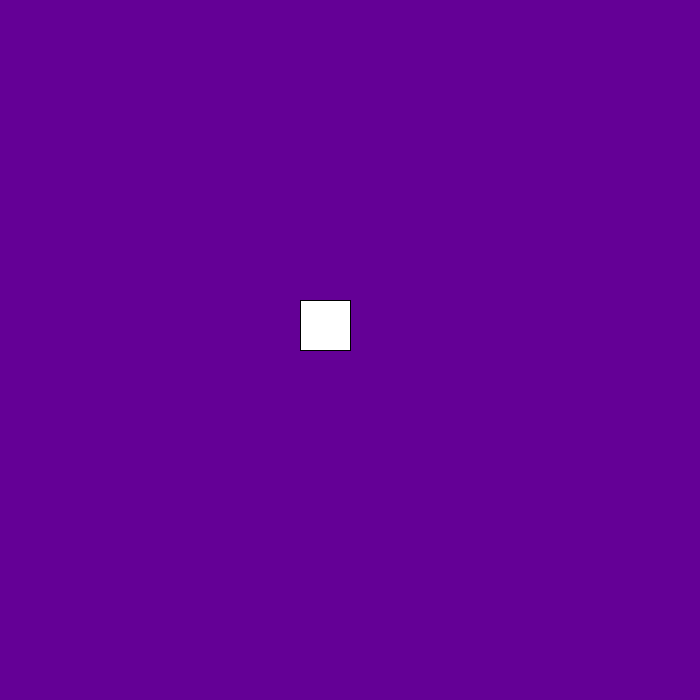
Frame 1 (no input)
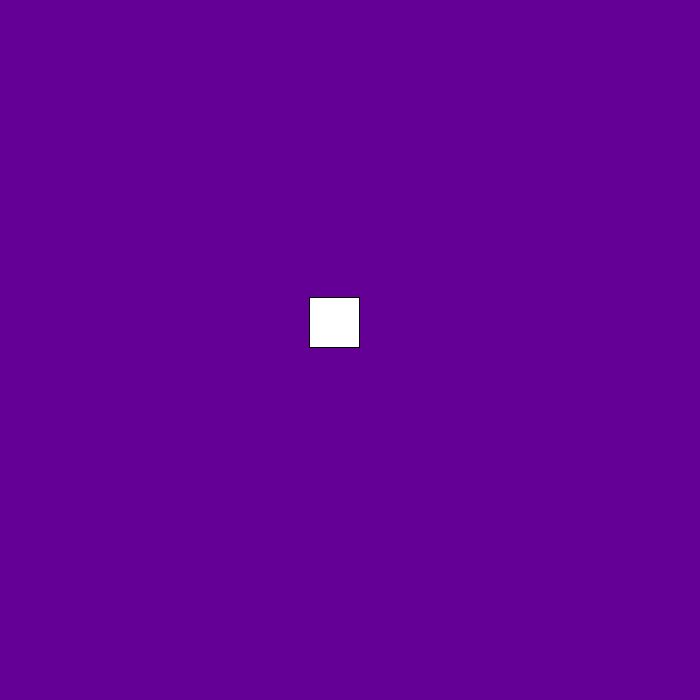
Frame 60 (the mouse pressed at the canvas centre just before this capture)
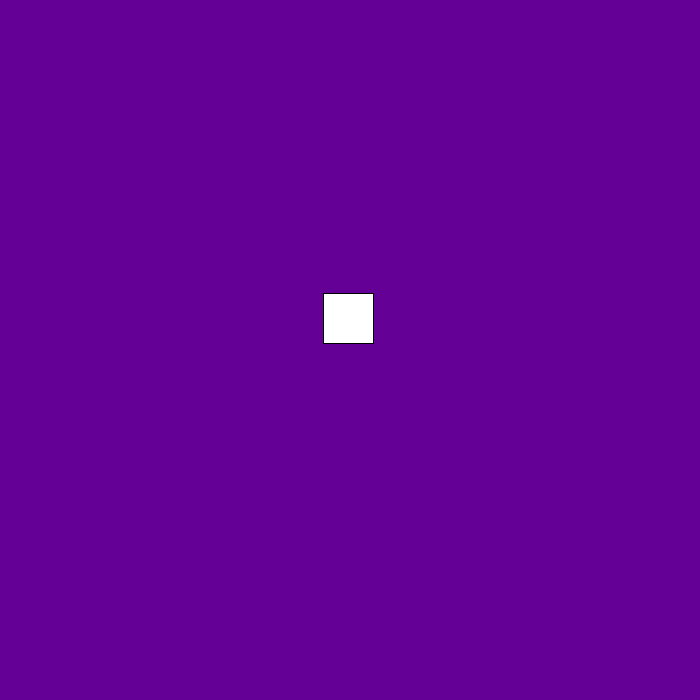
Frame 120 (the mouse held since frame 60 and released just before this capture)

The Processing sketch that drew these frames (run headless with seeded random() and noise(); from frame 60 on, the mouse is pressed at the canvas centre):

// Processing sketch: Little_probability_game
// ── Little_probability_game.pde
float rectX, rectY;

boolean right=true;
boolean left=false;
boolean up=false;
boolean down=false;

int direction;
int arrow;

void setup() {
  frameRate(10);
  size(700, 700);
  rectX = 300;
  rectY = 300;
}

void draw() {
  strokeWeight(1);
  direction = int(random(1, 5));
  background(100, 0, 150);
  rect(rectX, rectY, 50, 50);
  if (up) {
    rectY -= 2.333333;
  }

  if (down) {
    rectY += 2.333333;
  }

  if (right) {
    rectX += 2.333333;
  }

  if (left) {
    rectX -= 2.333333;
  }
  if (right == true) {

    arrow = 1;
  }
  if (left == true) {

    arrow = 2;
  }
  if (up == true) {

    arrow = 3;
  }
  if (down == true) {

    arrow = 4;
  }
  /*if (arrow == 1) {
    strokeWeight(4);
    line(rectX, rectY+25, rectX+45, rectY+25);
    triangle(rectX+45, rectY+25, rectX+35, rectY+15, rectX+35, rectY+35);
  }
  if (arrow == 2) {
    strokeWeight(4);
    line(rectX+5, rectY+25, rectX+50, rectY+25);
    triangle(rectX+5, rectY+25, rectX+15, rectY+15, rectX+15, rectY+35);
  }
  if (arrow == 3) {
    strokeWeight(4);
    line(rectX+25, rectY+5, rectX+25, rectY+50);
    triangle(rectX+25, rectY+5, rectX+15, rectY+15, rectX+35, rectY+15);
  }
  if (arrow == 4) {
    strokeWeight(4);
    line(rectX+25, rectY, rectX+25, rectY+45);
    triangle(rectX+25, rectY+45, rectX+15, rectY+35, rectX+35, rectY+35);
  }*/
  if (direction == 1) {
      right = true;
      left = false;
      up = false;
      down = false;
      arrow = 1;
    }
    if (direction == 2) {
      right = false;
      left = true;
      up = false;
      down = false;
      arrow = 2;
    }
    if (direction == 3) {
      right = false;
      left = false;
      up = true;
      down = false;
      arrow = 3;
    }
    if (direction == 4) {
      right = false;
      left = false;
      up = false;
      down = true;
      arrow = 4;
    }
}

void keyPressed() {
  if (key == ' ') {
    if (direction == 1) {
      right = true;
      left = false;
      up = false;
      down = false;
      arrow = 1;
    }
    if (direction == 2) {
      right = false;
      left = true;
      up = false;
      down = false;
      arrow = 2;
    }
    if (direction == 3) {
      right = false;
      left = false;
      up = true;
      down = false;
      arrow = 3;
    }
    if (direction == 4) {
      right = false;
      left = false;
      up = false;
      down = true;
      arrow = 4;
    }
  }
}
